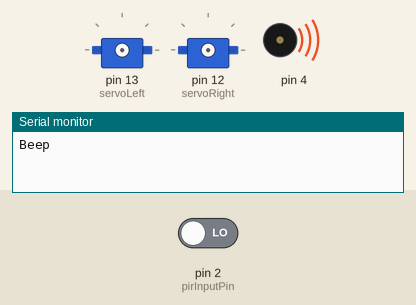
Bench run of a sketch on a simulated Arduino Uno, built with avr-gcc and run on an emulated ATmega328P. On the bench: 2 × servo, buzzer (waves = sounding), the last lines printed to the serial monitor. The inputs (shaded band) are chosen by the test bench; at power-on: pin 2 (pirInputPin) LOW.

Above: at 0.01 s.
At 1.3 s:
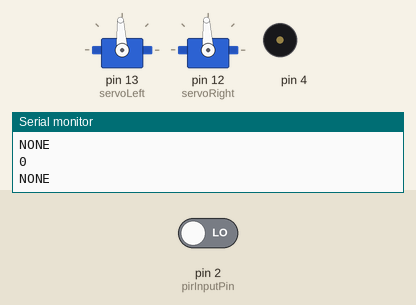
1.4 s: pin 2 (pirInputPin) driven HIGH
At 2.5 s:
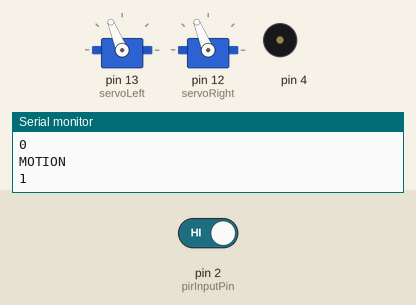
Timing chart, 0 to 4.9 s (numbered marks = the images above; inputs shaded):
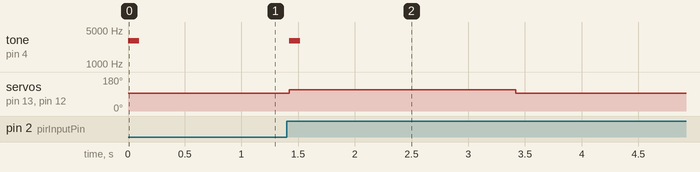

Measured:
- after the input at 1.4 s, tone on pin 4: silent → 3000 Hz at once, → silent 0.10 s later; servo on pin 13 (servoLeft), servo on pin 12 (servoRight): 93° → 112° at once, → 93° 2.0 s later

The sketch:

pumpkin3.ino
```cpp
/*
set Arduino UNO board for blue
set Arduino Duemilanove w/ ATmega328
Port: /dev/tty.usbmodem1411
Programmer: arduino
Overriding Baud Rate: 115200
*/

// libraries
#include <Servo.h> // Include servo library

Servo servoLeft;  // Declare left servo
Servo servoRight;  // Declare right servo

const int pirInputPin = 2;
int pirState = LOW; // we start, assuming no motion detected
int pirLastState = LOW; // previous state of pin
//int pirStatus = 0; // variable for reading the pin status
//int pirLastStatus = 0; // previous status of pin

void setup(){

  Serial.begin(9600);
  Serial.println("Beep");
  tone(4, 3000, 100);
  delay(100); // delay to finish tone and wait

  // PIR-robot shield
  pinMode(pirInputPin, INPUT);
  //pinMode(pirOutputPin, OUTPUT);

  servoLeft.attach(13); // Attach left signal to pin 13
  servoRight.attach(12); // Attach left signal to pin 12

  servoLeft.writeMicroseconds(1500); // 1.5 ms stay-still signal
  servoRight.writeMicroseconds(1500); // 1.5 ms stay-still signal

}

void loop(){

  // check for object
  pirState = digitalRead(pirInputPin); // read input value

  if ((pirState == HIGH) && (pirLastState == LOW))
  {
    Serial.println("MOTION");
    Serial.println(pirState);
    tone(4, 3000, 100);

    // WRITE TO OUTPUT
    //digitalWrite(pirOutputPin, HIGH); // turn LED on
    //digitalWrite(pirOutputPin, LOW); // turn LED on

    // SPIN
    servoLeft.writeMicroseconds(1700); // SPIN - Left wheel clockwise
    servoRight.writeMicroseconds(1700); // SPIN - Right wheel counterclockwise
    delay(2000);
    servoLeft.writeMicroseconds(1500); // 1.5 ms stay-still signal
    servoRight.writeMicroseconds(1500); // 1.5 ms stay-still signal
  }
  else if (pirState == LOW)
  {
    Serial.println("NONE");
    Serial.println(pirState);
    //digitalWrite(pirOutputPin, LOW);
  };
  pirLastState = pirState;
}
```
